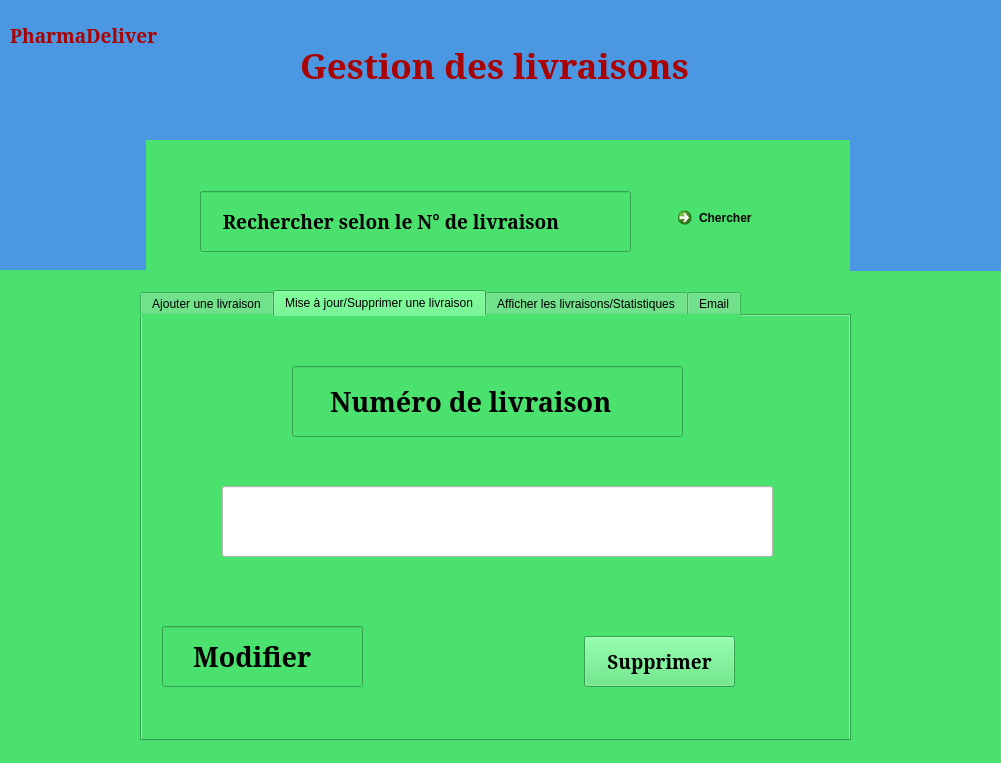
<?xml version="1.0" encoding="UTF-8"?>
<ui version="4.0">
 <class>MainWindow</class>
 <widget class="QMainWindow" name="MainWindow">
  <property name="geometry">
   <rect>
    <x>0</x>
    <y>0</y>
    <width>1001</width>
    <height>763</height>
   </rect>
  </property>
  <property name="windowTitle">
   <string>MainWindow</string>
  </property>
  <property name="styleSheet">
   <string notr="true">background-color: rgb(75, 225, 110);</string>
  </property>
  <widget class="QWidget" name="centralwidget">
   <widget class="QLabel" name="label">
    <property name="geometry">
     <rect>
      <x>-5</x>
      <y>-11</y>
      <width>1011</width>
      <height>151</height>
     </rect>
    </property>
    <property name="styleSheet">
     <string notr="true">background-color: rgb(75, 151, 226);</string>
    </property>
    <property name="text">
     <string/>
    </property>
   </widget>
   <widget class="QLabel" name="label_2">
    <property name="geometry">
     <rect>
      <x>-5</x>
      <y>139</y>
      <width>151</width>
      <height>131</height>
     </rect>
    </property>
    <property name="styleSheet">
     <string notr="true">background-color: rgb(75, 151, 226);</string>
    </property>
    <property name="text">
     <string/>
    </property>
   </widget>
   <widget class="QLabel" name="label_3">
    <property name="geometry">
     <rect>
      <x>850</x>
      <y>140</y>
      <width>151</width>
      <height>131</height>
     </rect>
    </property>
    <property name="styleSheet">
     <string notr="true">background-color: rgb(75, 151, 226);</string>
    </property>
    <property name="text">
     <string/>
    </property>
   </widget>
   <widget class="QTabWidget" name="tabWidget">
    <property name="geometry">
     <rect>
      <x>140</x>
      <y>290</y>
      <width>711</width>
      <height>451</height>
     </rect>
    </property>
    <property name="currentIndex">
     <number>1</number>
    </property>
    <widget class="QWidget" name="tab">
     <attribute name="title">
      <string>Ajouter une livraison</string>
     </attribute>
     <widget class="QLineEdit" name="num">
      <property name="geometry">
       <rect>
        <x>40</x>
        <y>30</y>
        <width>271</width>
        <height>61</height>
       </rect>
      </property>
      <property name="font">
       <font>
        <family>MS Serif</family>
        <pointsize>14</pointsize>
        <weight>75</weight>
        <bold>true</bold>
       </font>
      </property>
      <property name="text">
       <string>   Numéro de livraison</string>
      </property>
     </widget>
     <widget class="QLineEdit" name="date">
      <property name="geometry">
       <rect>
        <x>40</x>
        <y>110</y>
        <width>271</width>
        <height>61</height>
       </rect>
      </property>
      <property name="font">
       <font>
        <family>MS Serif</family>
        <pointsize>14</pointsize>
        <weight>75</weight>
        <bold>true</bold>
       </font>
      </property>
      <property name="text">
       <string>      Date de livraison</string>
      </property>
     </widget>
     <widget class="QLineEdit" name="statut">
      <property name="geometry">
       <rect>
        <x>40</x>
        <y>190</y>
        <width>271</width>
        <height>61</height>
       </rect>
      </property>
      <property name="font">
       <font>
        <family>MS Serif</family>
        <pointsize>14</pointsize>
        <weight>75</weight>
        <bold>true</bold>
       </font>
      </property>
      <property name="text">
       <string>     Statut de livraison</string>
      </property>
     </widget>
     <widget class="QLineEdit" name="adresse">
      <property name="geometry">
       <rect>
        <x>40</x>
        <y>270</y>
        <width>271</width>
        <height>61</height>
       </rect>
      </property>
      <property name="font">
       <font>
        <family>MS Serif</family>
        <pointsize>14</pointsize>
        <weight>75</weight>
        <bold>true</bold>
       </font>
      </property>
      <property name="text">
       <string>    Adresse de livraison</string>
      </property>
     </widget>
     <widget class="QLineEdit" name="numliv">
      <property name="geometry">
       <rect>
        <x>380</x>
        <y>30</y>
        <width>281</width>
        <height>61</height>
       </rect>
      </property>
      <property name="font">
       <font>
        <family>MS Serif</family>
        <pointsize>14</pointsize>
        <weight>75</weight>
        <bold>true</bold>
       </font>
      </property>
      <property name="styleSheet">
       <string notr="true">background-color: rgb(255, 255, 255);</string>
      </property>
      <property name="text">
       <string/>
      </property>
     </widget>
     <widget class="QLineEdit" name="adresseliv">
      <property name="geometry">
       <rect>
        <x>380</x>
        <y>270</y>
        <width>281</width>
        <height>61</height>
       </rect>
      </property>
      <property name="font">
       <font>
        <family>MS Serif</family>
        <pointsize>14</pointsize>
        <weight>75</weight>
        <bold>true</bold>
       </font>
      </property>
      <property name="styleSheet">
       <string notr="true">background-color: rgb(255, 255, 255);</string>
      </property>
      <property name="text">
       <string/>
      </property>
     </widget>
     <widget class="QDateTimeEdit" name="dateliv">
      <property name="geometry">
       <rect>
        <x>383</x>
        <y>111</y>
        <width>281</width>
        <height>61</height>
       </rect>
      </property>
     </widget>
     <widget class="QPushButton" name="pb_ajouter">
      <property name="geometry">
       <rect>
        <x>230</x>
        <y>360</y>
        <width>331</width>
        <height>51</height>
       </rect>
      </property>
      <property name="font">
       <font>
        <family>MS Serif</family>
        <pointsize>14</pointsize>
        <weight>75</weight>
        <bold>true</bold>
       </font>
      </property>
      <property name="text">
       <string>  Ajouter la livraison</string>
      </property>
     </widget>
     <widget class="QLineEdit" name="statutliv">
      <property name="geometry">
       <rect>
        <x>380</x>
        <y>190</y>
        <width>281</width>
        <height>61</height>
       </rect>
      </property>
      <property name="font">
       <font>
        <family>MS Serif</family>
        <pointsize>14</pointsize>
        <weight>75</weight>
        <bold>true</bold>
       </font>
      </property>
      <property name="styleSheet">
       <string notr="true">background-color: rgb(255, 255, 255);</string>
      </property>
      <property name="text">
       <string/>
      </property>
     </widget>
    </widget>
    <widget class="QWidget" name="tab_2">
     <attribute name="title">
      <string>Mise à jour/Supprimer une livraison</string>
     </attribute>
     <widget class="QLineEdit" name="lineEdit_15">
      <property name="geometry">
       <rect>
        <x>150</x>
        <y>50</y>
        <width>391</width>
        <height>71</height>
       </rect>
      </property>
      <property name="font">
       <font>
        <family>MS Serif</family>
        <pointsize>20</pointsize>
        <weight>75</weight>
        <bold>true</bold>
       </font>
      </property>
      <property name="text">
       <string>     Numéro de livraison</string>
      </property>
     </widget>
     <widget class="QLineEdit" name="numsupp">
      <property name="geometry">
       <rect>
        <x>80</x>
        <y>170</y>
        <width>551</width>
        <height>71</height>
       </rect>
      </property>
      <property name="font">
       <font>
        <family>MS Serif</family>
        <pointsize>20</pointsize>
        <weight>75</weight>
        <bold>true</bold>
       </font>
      </property>
      <property name="styleSheet">
       <string notr="true">background-color: rgb(255, 255, 255);</string>
      </property>
      <property name="text">
       <string/>
      </property>
     </widget>
     <widget class="QLineEdit" name="lineEdit_18">
      <property name="geometry">
       <rect>
        <x>20</x>
        <y>310</y>
        <width>201</width>
        <height>61</height>
       </rect>
      </property>
      <property name="font">
       <font>
        <family>MS Serif</family>
        <pointsize>20</pointsize>
        <weight>75</weight>
        <bold>true</bold>
       </font>
      </property>
      <property name="text">
       <string>    Modifier</string>
      </property>
     </widget>
     <widget class="QLabel" name="label_8">
      <property name="geometry">
       <rect>
        <x>250</x>
        <y>310</y>
        <width>81</width>
        <height>61</height>
       </rect>
      </property>
      <property name="font">
       <font>
        <family>MS Serif</family>
        <pointsize>14</pointsize>
        <weight>75</weight>
        <bold>true</bold>
       </font>
      </property>
      <property name="styleSheet">
       <string notr="true">background-color: rgb(75, 151, 226);
background-color: rgb(75, 225, 110);
color: rgb(158, 0, 0);
</string>
      </property>
      <property name="text">
       <string/>
      </property>
      <property name="pixmap">
       <pixmap>../../860814.png</pixmap>
      </property>
      <property name="scaledContents">
       <bool>true</bool>
      </property>
     </widget>
     <widget class="QLabel" name="label_10">
      <property name="geometry">
       <rect>
        <x>600</x>
        <y>310</y>
        <width>81</width>
        <height>61</height>
       </rect>
      </property>
      <property name="text">
       <string/>
      </property>
      <property name="pixmap">
       <pixmap>../../1345874.png</pixmap>
      </property>
      <property name="scaledContents">
       <bool>true</bool>
      </property>
     </widget>
     <widget class="QPushButton" name="pb_supprimer">
      <property name="geometry">
       <rect>
        <x>442</x>
        <y>320</y>
        <width>151</width>
        <height>51</height>
       </rect>
      </property>
      <property name="font">
       <font>
        <family>MS Serif</family>
        <pointsize>14</pointsize>
        <weight>75</weight>
        <bold>true</bold>
       </font>
      </property>
      <property name="text">
       <string>Supprimer</string>
      </property>
     </widget>
    </widget>
    <widget class="QWidget" name="tab_3">
     <attribute name="title">
      <string>Afficher les livraisons/Statistiques</string>
     </attribute>
     <widget class="QLabel" name="label_7">
      <property name="geometry">
       <rect>
        <x>500</x>
        <y>110</y>
        <width>56</width>
        <height>41</height>
       </rect>
      </property>
      <property name="text">
       <string/>
      </property>
     </widget>
     <widget class="QLabel" name="label_13">
      <property name="geometry">
       <rect>
        <x>620</x>
        <y>80</y>
        <width>51</width>
        <height>51</height>
       </rect>
      </property>
      <property name="text">
       <string/>
      </property>
      <property name="pixmap">
       <pixmap>../../pdff.png</pixmap>
      </property>
      <property name="scaledContents">
       <bool>true</bool>
      </property>
     </widget>
     <widget class="QLabel" name="label_15">
      <property name="geometry">
       <rect>
        <x>620</x>
        <y>130</y>
        <width>51</width>
        <height>51</height>
       </rect>
      </property>
      <property name="text">
       <string/>
      </property>
      <property name="pixmap">
       <pixmap>../../pdff.png</pixmap>
      </property>
      <property name="scaledContents">
       <bool>true</bool>
      </property>
     </widget>
     <widget class="QLabel" name="label_16">
      <property name="geometry">
       <rect>
        <x>630</x>
        <y>270</y>
        <width>51</width>
        <height>51</height>
       </rect>
      </property>
      <property name="text">
       <string/>
      </property>
      <property name="pixmap">
       <pixmap>../../pdff.png</pixmap>
      </property>
      <property name="scaledContents">
       <bool>true</bool>
      </property>
     </widget>
     <widget class="QLabel" name="label_17">
      <property name="geometry">
       <rect>
        <x>620</x>
        <y>220</y>
        <width>51</width>
        <height>51</height>
       </rect>
      </property>
      <property name="text">
       <string/>
      </property>
      <property name="pixmap">
       <pixmap>../../pdff.png</pixmap>
      </property>
      <property name="scaledContents">
       <bool>true</bool>
      </property>
     </widget>
     <widget class="QLabel" name="label_19">
      <property name="geometry">
       <rect>
        <x>620</x>
        <y>180</y>
        <width>51</width>
        <height>51</height>
       </rect>
      </property>
      <property name="text">
       <string/>
      </property>
      <property name="pixmap">
       <pixmap>../../pdff.png</pixmap>
      </property>
      <property name="scaledContents">
       <bool>true</bool>
      </property>
     </widget>
     <widget class="QLineEdit" name="lineEdit_21">
      <property name="geometry">
       <rect>
        <x>340</x>
        <y>340</y>
        <width>351</width>
        <height>71</height>
       </rect>
      </property>
      <property name="font">
       <font>
        <family>MS Serif</family>
        <pointsize>20</pointsize>
        <weight>75</weight>
        <bold>true</bold>
       </font>
      </property>
      <property name="text">
       <string> Afficher les statistiques</string>
      </property>
     </widget>
     <widget class="QTableView" name="tablivraisons">
      <property name="geometry">
       <rect>
        <x>70</x>
        <y>70</y>
        <width>521</width>
        <height>221</height>
       </rect>
      </property>
     </widget>
    </widget>
    <widget class="QWidget" name="tab_4">
     <attribute name="title">
      <string>Email</string>
     </attribute>
     <widget class="QLabel" name="label_11">
      <property name="geometry">
       <rect>
        <x>20</x>
        <y>40</y>
        <width>651</width>
        <height>71</height>
       </rect>
      </property>
      <property name="font">
       <font>
        <family>MS Serif</family>
        <pointsize>14</pointsize>
        <weight>75</weight>
        <bold>true</bold>
       </font>
      </property>
      <property name="styleSheet">
       <string notr="true">background-color: rgb(0, 225, 109);</string>
      </property>
      <property name="text">
       <string>-Veuillez fournir votre adresse e-mail pour recevoir des</string>
      </property>
     </widget>
     <widget class="QLabel" name="label_12">
      <property name="geometry">
       <rect>
        <x>100</x>
        <y>90</y>
        <width>741</width>
        <height>71</height>
       </rect>
      </property>
      <property name="font">
       <font>
        <family>MS Serif</family>
        <pointsize>14</pointsize>
        <weight>75</weight>
        <bold>true</bold>
       </font>
      </property>
      <property name="text">
       <string>  notifications automatiques concernant les livraisons.</string>
      </property>
     </widget>
     <widget class="QLineEdit" name="lineEdit_20">
      <property name="geometry">
       <rect>
        <x>240</x>
        <y>180</y>
        <width>201</width>
        <height>61</height>
       </rect>
      </property>
      <property name="font">
       <font>
        <family>MS Serif</family>
        <pointsize>20</pointsize>
        <weight>75</weight>
        <bold>true</bold>
       </font>
      </property>
      <property name="text">
       <string>     E-Mail</string>
      </property>
     </widget>
     <widget class="QLineEdit" name="lineEdit_17">
      <property name="geometry">
       <rect>
        <x>40</x>
        <y>280</y>
        <width>501</width>
        <height>61</height>
       </rect>
      </property>
      <property name="font">
       <font>
        <family>MS Serif</family>
        <pointsize>20</pointsize>
        <weight>75</weight>
        <bold>true</bold>
       </font>
      </property>
      <property name="styleSheet">
       <string notr="true">background-color: rgb(255, 255, 255);</string>
      </property>
      <property name="text">
       <string/>
      </property>
     </widget>
     <widget class="QLabel" name="label_6">
      <property name="geometry">
       <rect>
        <x>560</x>
        <y>280</y>
        <width>111</width>
        <height>61</height>
       </rect>
      </property>
      <property name="text">
       <string/>
      </property>
      <property name="pixmap">
       <pixmap>../../444-removebg-preview.png</pixmap>
      </property>
      <property name="scaledContents">
       <bool>true</bool>
      </property>
     </widget>
    </widget>
   </widget>
   <widget class="QLineEdit" name="lineEdit">
    <property name="geometry">
     <rect>
      <x>200</x>
      <y>191</y>
      <width>431</width>
      <height>61</height>
     </rect>
    </property>
    <property name="font">
     <font>
      <family>MS Serif</family>
      <pointsize>14</pointsize>
      <weight>75</weight>
      <bold>true</bold>
     </font>
    </property>
    <property name="text">
     <string>    Rechercher selon le N° de livraison</string>
    </property>
   </widget>
   <widget class="QCommandLinkButton" name="commandLinkButton">
    <property name="geometry">
     <rect>
      <x>670</x>
      <y>200</y>
      <width>151</width>
      <height>41</height>
     </rect>
    </property>
    <property name="text">
     <string>Chercher</string>
    </property>
   </widget>
   <widget class="QLabel" name="label_4">
    <property name="geometry">
     <rect>
      <x>10</x>
      <y>10</y>
      <width>171</width>
      <height>51</height>
     </rect>
    </property>
    <property name="font">
     <font>
      <family>MS Serif</family>
      <pointsize>14</pointsize>
      <weight>75</weight>
      <bold>true</bold>
     </font>
    </property>
    <property name="styleSheet">
     <string notr="true">background-color: rgb(75, 151, 226);
color: rgb(158, 0, 0);
color: rgb(170, 0, 0);</string>
    </property>
    <property name="text">
     <string>PharmaDeliver</string>
    </property>
   </widget>
   <widget class="QLabel" name="label_5">
    <property name="geometry">
     <rect>
      <x>300</x>
      <y>30</y>
      <width>391</width>
      <height>71</height>
     </rect>
    </property>
    <property name="font">
     <font>
      <family>MS Serif</family>
      <pointsize>26</pointsize>
      <weight>75</weight>
      <bold>true</bold>
     </font>
    </property>
    <property name="styleSheet">
     <string notr="true">background-color: rgb(75, 151, 226);
color: rgb(158, 0, 0);
color: rgb(170, 0, 0);</string>
    </property>
    <property name="text">
     <string>Gestion des livraisons</string>
    </property>
   </widget>
   <widget class="QLabel" name="label_9">
    <property name="geometry">
     <rect>
      <x>830</x>
      <y>10</y>
      <width>171</width>
      <height>101</height>
     </rect>
    </property>
    <property name="font">
     <font>
      <family>MS Serif</family>
      <pointsize>14</pointsize>
      <weight>75</weight>
      <bold>true</bold>
     </font>
    </property>
    <property name="styleSheet">
     <string notr="true">background-color: rgb(75, 151, 226);
color: rgb(158, 0, 0);
color: rgb(170, 0, 0);</string>
    </property>
    <property name="text">
     <string/>
    </property>
    <property name="pixmap">
     <pixmap>../../logo (2).png</pixmap>
    </property>
    <property name="scaledContents">
     <bool>true</bool>
    </property>
   </widget>
   <widget class="QLabel" name="label_14">
    <property name="geometry">
     <rect>
      <x>855</x>
      <y>90</y>
      <width>131</width>
      <height>20</height>
     </rect>
    </property>
    <property name="styleSheet">
     <string notr="true">background-color: rgb(75, 151, 226);</string>
    </property>
    <property name="text">
     <string/>
    </property>
   </widget>
  </widget>
  <widget class="QStatusBar" name="statusbar"/>
 </widget>
 <resources/>
 <connections/>
</ui>
